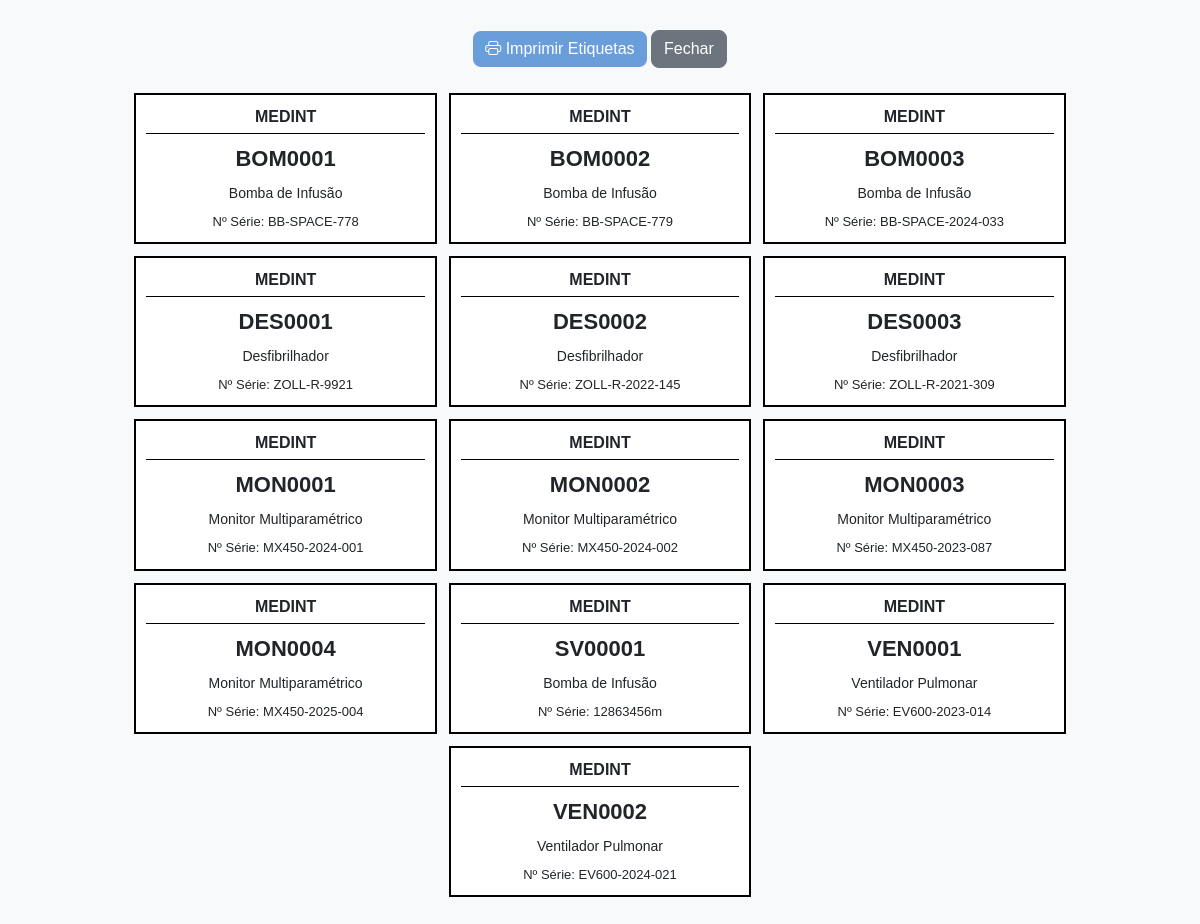
/1230798/medint/private/etiquetas_equipamentos_unidade.php (signed in), run on the app's committed database.
### tables this page shows
CREATE TABLE IF NOT EXISTS `equipamentounidade` (
  `id` int NOT NULL AUTO_INCREMENT,
  `idEquipamento` int NOT NULL,
  `Codigo` varchar(20) NOT NULL DEFAULT '',
  `idLocalizacao` int NOT NULL,
  `numSerie` varchar(50) NOT NULL DEFAULT '0',
  `estado` enum('Ativo','Inativo','Manutenção','Calibração','Quarentena','Abatido') NOT NULL,
  `anoFabrico` int NOT NULL DEFAULT '0',
  `dataAquisicao` date NOT NULL,
  `dataFimGarantia` date NOT NULL,
  `tipoEntrada` varchar(50) NOT NULL DEFAULT '' COMMENT 'Compra, Doação, Empréstimo',
  `obs` text NOT NULL,
  PRIMARY KEY (`id`),
  KEY `FK_equipamentounidade_localizacao` (`idLocalizacao`),
  KEY `FK_equipamentounidade_equipamentos` (`idEquipamento`) USING BTREE,
  KEY `Codigo` (`Codigo`),
  CONSTRAINT `FK_equipamentounidade_equipamentos` FOREIGN KEY (`idEquipamento`) REFERENCES `equipamentos` (`id`),
  CONSTRAINT `FK_equipamentounidade_localizacao` FOREIGN KEY (`idLocalizacao`) REFERENCES `localizacao` (`id`)
);

CREATE TABLE IF NOT EXISTS `equipamentos` (
  `id` int NOT NULL AUTO_INCREMENT,
  `descricao` varchar(100) NOT NULL DEFAULT '0',
  `idTipo` int NOT NULL DEFAULT '0',
  `idMarca` int NOT NULL DEFAULT '0',
  `modelo` varchar(100) NOT NULL DEFAULT '0',
  `anosGarantia` int NOT NULL COMMENT 'Garantia em Anos',
  `criticidade` enum('','Baixa','Média','Alta','Suporte de vida') NOT NULL DEFAULT '',
  `componente` bit(1) NOT NULL DEFAULT (0),
  `idfabricante` int DEFAULT NULL,
  `manualSer` varchar(250) DEFAULT NULL,
  `manualTec` varchar(250) DEFAULT NULL,
  `manualCon` varchar(250) DEFAULT NULL,
  PRIMARY KEY (`id`),
  KEY `FK_equipamentos_marca` (`idMarca`) USING BTREE,
  KEY `FK_equipamentos_tipoequipamento` (`idTipo`),
  KEY `FK_equipamentos_fabricante` (`idfabricante`),
  CONSTRAINT `FK_equipamentos_fabricante` FOREIGN KEY (`idfabricante`) REFERENCES `fabricante` (`id`),
  CONSTRAINT `FK_equipamentos_marca` FOREIGN KEY (`idMarca`) REFERENCES `marca` (`id`),
  CONSTRAINT `FK_equipamentos_tipoequipamento` FOREIGN KEY (`idTipo`) REFERENCES `tipoequipamento` (`id`)
);

### 1230798/medint/private/etiquetas_equipamentos_unidade.php (the view, shortened to what this page needs)
<?php
try {
    $ligacao = new PDO(
        "mysql:host=" . MYSQL_HOST . ";port=" . MYSQL_PORT . ";dbname=" . MYSQL_DATABASE . ";charset=utf8",
        MYSQL_USERNAME,
        MYSQL_PASSWORD
    );
    $ligacao->setAttribute(PDO::ATTR_ERRMODE, PDO::ERRMODE_EXCEPTION);
    $params = [];
    $sql = "
        SELECT
            euni.codigo,
            euni.numSerie,
            e.descricao
        FROM equipamentos e
        INNER JOIN equipamentounidade euni
            ON e.id = euni.idEquipamento
        INNER JOIN marca
            ON e.idMarca = marca.id
        INNER JOIN localizacao
            ON euni.idLocalizacao = localizacao.id
    ";
    $sql .= " ORDER BY euni.codigo";
    $stmt = $ligacao->prepare($sql);
    $stmt->execute($params);
    $equipamentos = $stmt->fetchAll(PDO::FETCH_OBJ);
} catch (PDOException $e) {
    die('Erro ao carregar etiquetas.');
}
?>
<!DOCTYPE html>
<html lang="pt">
<head>
    <link href="https://cdn.jsdelivr.net/npm/bootstrap@5.3.3/dist/css/bootstrap.min.css" rel="stylesheet">
    <link href="https://cdn.jsdelivr.net/npm/bootstrap-icons@1.10.5/font/bootstrap-icons.css" rel="stylesheet">
    <link rel="stylesheet" href="../css/1230798.css?v=2">
</head>
<body>
    <div class="barra">
        <button onclick="window.print()" class="btn btn-primary">
            <i class="bi bi-printer"></i> Imprimir Etiquetas
        </button>
        <button onclick="window.close()" class="btn btn-secondary">
            Fechar
        </button>
    </div>
    <?php if (count($equipamentos) == 0): ?>
        <div class="alert alert-warning text-center">
            Não existem equipamentos para imprimir.
        </div>
    <?php else: ?>
        <div class="folha">
            <?php foreach ($equipamentos as $equipamento): ?>
                <div class="etiqueta">
                    <div class="titulo">MEDINT</div>
                    <div class="codigo">
                        <?= htmlspecialchars($equipamento->codigo) ?>
                    </div>
                    <div class="equipamento">
                        <?= htmlspecialchars($equipamento->descricao) ?>
                    </div>
                    <div class="serie">
                        Nº Série: <?= htmlspecialchars($equipamento->numSerie) ?>
                    </div>
                </div>
            <?php endforeach; ?>
        </div>
    <?php endif; ?>
</body>
</html>

### 1230798/medint/css/1230798.css (style rules this page uses)
:root { --primary: #6a9eda; --primary-dark: #5a8bc7; --primary-soft: #eaf4ff; --secondary: #b4d7ff; --dark: #1f2937; --gray: #6c757d; --light-gray: #f8f9fa; --success: #198754; --danger: #dc3545; --warning:#ff0707; }
body { background-color: var(--light-gray); font-family: "Segoe UI", Tahoma, Geneva, Verdana, sans-serif; margin:0; }
.btn { border-radius: 8px; font-weight: 500; }
.btn-primary { background-color: var(--primary); border: none; }
.bi { color: var(--primary-) !important; }
body { padding-top: 80px; }

### 1230798/medint/private/etiquetas_equipamentos_unidade.php (style rules this page uses)
body { background: #f8f9fa; padding: 30px; font-family: Arial, sans-serif; }
.barra { text-align: center; margin-bottom: 25px; }
.folha { display: flex; flex-wrap: wrap; gap: 12px; justify-content: center; }
.etiqueta { width: 8cm; height: 4cm; background: white; border: 2px solid #000; padding: 10px; text-align: center; page-break-inside: avoid; }
.titulo { font-size: 16px; font-weight: bold; border-bottom: 1px solid #000; padding-bottom: 4px; margin-bottom: 8px; }
.codigo { font-size: 22px; font-weight: bold; margin-bottom: 8px; }
.equipamento { font-size: 14px; margin-bottom: 8px; }
.serie { font-size: 13px; }

### data on the page
equipamentounidade: Codigo "BOM0001", idEquipamento.descricao "Bomba de Infusão", numSerie "BB-SPACE-778"
equipamentounidade: Codigo "BOM0002", idEquipamento.descricao "Bomba de Infusão", numSerie "BB-SPACE-779"
equipamentounidade: Codigo "BOM0003", idEquipamento.descricao "Bomba de Infusão", numSerie "BB-SPACE-2024-033"
equipamentounidade: Codigo "DES0001", idEquipamento.descricao "Desfibrilhador", numSerie "ZOLL-R-9921"
equipamentounidade: Codigo "DES0002", idEquipamento.descricao "Desfibrilhador", numSerie "ZOLL-R-2022-145"
equipamentounidade: Codigo "DES0003", idEquipamento.descricao "Desfibrilhador", numSerie "ZOLL-R-2021-309"
equipamentounidade: Codigo "MON0001", idEquipamento.descricao "Monitor Multiparamétrico", numSerie "MX450-2024-001"
equipamentounidade: Codigo "MON0002", idEquipamento.descricao "Monitor Multiparamétrico", numSerie "MX450-2024-002"
equipamentounidade: Codigo "MON0003", idEquipamento.descricao "Monitor Multiparamétrico", numSerie "MX450-2023-087"
equipamentounidade: Codigo "MON0004", idEquipamento.descricao "Monitor Multiparamétrico", numSerie "MX450-2025-004"
equipamentounidade: Codigo "SV00001", idEquipamento.descricao "Bomba de Infusão", numSerie "12863456m"
equipamentounidade: Codigo "VEN0001", idEquipamento.descricao "Ventilador Pulmonar", numSerie "EV600-2023-014"
equipamentounidade: Codigo "VEN0002", idEquipamento.descricao "Ventilador Pulmonar", numSerie "EV600-2024-021"
